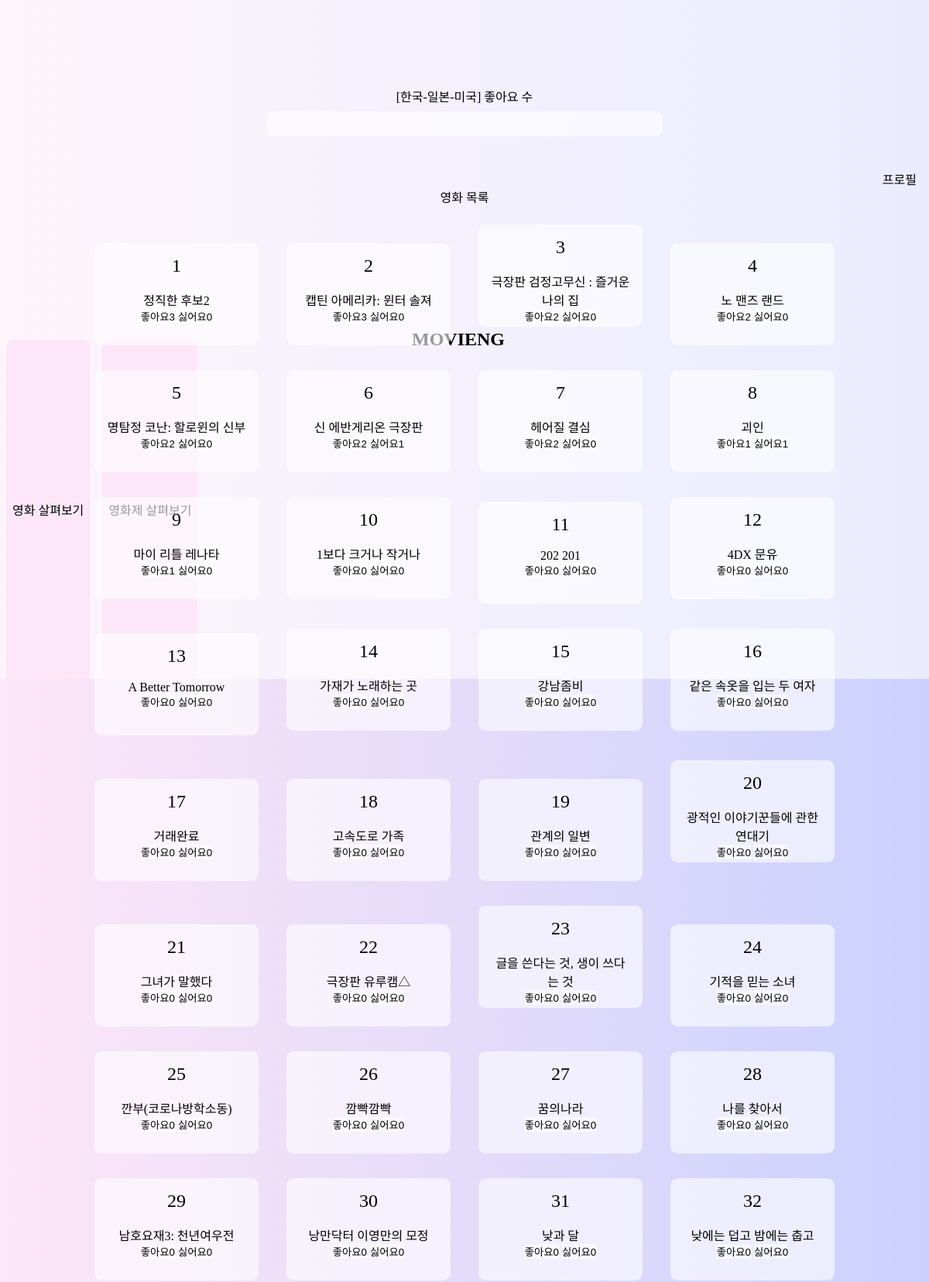
Screenshot of /movie/dislike.php (upper part) with the database file from the repository.
### tables this page shows
CREATE TABLE `movie` (
  `movie_id` int(11) NOT NULL AUTO_INCREMENT,
  `title` varchar(255) NOT NULL,
  `released_date` varchar(4) NOT NULL,
  `nation` varchar(50) NOT NULL,
  `movie_type` varchar(50) NOT NULL,
  `movie_status` varchar(50) NOT NULL,
  `director` varchar(255) NOT NULL,
  `production` varchar(255) NOT NULL,
  `like_count` int(11) NOT NULL DEFAULT 0,
  `dislike_count` int(11) NOT NULL DEFAULT 0,
  PRIMARY KEY (`movie_id`)
);

### movie/dislike.php (called while the page is built, shortened)
<?php
include 'list.php';

### movie/list.php (the view, shortened to what this page needs)
<?php
$mysqli = mysqli_connect("localhost", "team01", "team01", "team01");
if(mysqli_connect_errno()) {
    printf("Connected failed : %s\n",mysqli_connect_error());
    exit();
}
else {
    $sql = "select * from movie order by like_count desc, title";
    $res = mysqli_query($mysqli, $sql);
    $sql2 = "SELECT
    COALESCE(m.nation, 'ALL NATION') AS nation, COALESCE(m.title, 'ALL MOVIE') AS title, COUNT(m.title) like_count
    FROM movie m , good g WHERE m.movie_id = g.movie_id AND nation IN ('한국', '일본', '미국') GROUP BY m.nation DESC, m.title WITH ROLLUP";
    $res2 = mysqli_query($mysqli, $sql2);
}
?>
<!DOCTYPE html>
<html lang="ko">
  <head>
      <link rel="stylesheet" href="./list.css" />
      <link rel="stylesheet" href="./base.css" />
  </head>
  <body>
      <div class="header_container">
        <header>
          <div class="navigator">
            <nav>
              <ul>
                  <li><a href="./list.php">영화 살펴보기</a></li>
                  <li><a href="../festival/list.php">영화제 살펴보기</a></li>
              </ul>
          </nav>
          </div>
          <div class="logo" onclick="location.href='../info/home/home.php';"><h2>MOVIENG</h2></div>
          <div class="profile">
            <nav>
              <a href="../info/mypage/mypage.php">프로필</a>
            </nav>
          </div>
        </header>
      </div>
      <div class="content">
        <div class="genre_like_container">
          <div class="title_genre_container"><span class="title_genre">[한국-일본-미국] 좋아요 수</span></div>
          <?php if($res2) {
            $flag = true;
            $newArray = "dummy";
            while($flag) {
              if($newArray == null) break; ?>
              <div class="content_genre_container">
                <?php while($newArray = mysqli_fetch_array($res2, MYSQLI_ASSOC)) { ?>
                  <div class="rank_container">
                    <span class="nation"><?php $nation = $newArray['nation']; echo $nation;?></span>
                    <span class="movie_title"><?php $title = $newArray['title']; echo $title;?></span>
                    <span class="like_count"><?php $count = $newArray['like_count']; echo $count;?></span>
                  </div>
                  <?php
                  if($newArray['title'] == 'ALL MOVIE') break;
                } ?>
              </div><br>
              <?php if($newArray!=null && $newArray['nation']=='ALL NATION') break;
              }
            } else {
              printf("결과 불러오는 데에 실패 : %s\n", mysqli_error($mysqli));
          }?>
        </div>
        <div class="movie_rank_container">
          <div class="movie_rank_title_container"><span class="movie_rank_title">영화 목록</span></div>
            <?php if($res) {
                            $rank = 0;
                            while($newArray = mysqli_fetch_array($res, MYSQLI_ASSOC)) { ?>
              <div class="movie_container">
                  <span class="movie_rank"><?php $rank++; echo $rank;?></span></br></br>
                  <span class="movie_title" onclick="location.href='./detail.php?movie=<?php $link = $newArray['movie_id']; echo $link ?>';"><?php $title = $newArray['title']; echo $title;?></span></br>
                  <button class="movie_like_btn" onclick="window.location.href='./like.php?movie=<?=$newArray['movie_id']?>'">좋아요<?php $like_count = $newArray['like_count'];?></a><span class="movie_like_cnt"><?php echo $like_count?></span></button>
                  <button class="movie_dislike_btn" onclick="window.location.href='./dislike.php?movie=<?=$newArray['movie_id']?>'">싫어요<?php $dislike_count = $newArray['dislike_count'];?><span class="movie_like_cnt"><?php echo $dislike_count?></span></button></br>
              </div>
            <?php }
                } else {
                    printf("결과 불러오는 데에 실패 : %s\n", mysqli_error($mysqli));
                }?>
        </div>
      </div>
  </body>
</html>

### movie/list.css (style rules this page uses)
.genre_like_container { width: 100%; margin-bottom: 3rem; }
.title_genre_container { margin-bottom: 0.5rem; }
.content_genre_container { width: 40%; margin: auto; padding: 1rem; background: rgba(255, 255, 255, 0.6); border-radius: 0.6rem; display: flex; flex-direction: column; justify-content: space-around; }
.movie_rank_title_container { margin-bottom: 0.5rem; }
.movie_rank_container { width: 100%; max-width : 3000px; margin: auto; }
.movie_rank { font-size: 1.5em; }
.movie_container { width: 15%; height : 100px; display: inline-block; margin: 1rem; padding: 1rem; background: rgba(255, 255, 255, 0.6); border-radius: 0.6rem; }
.movie_like_btn { border: none; background-color: inherit; }
.movie_dislike_btn { border: none; background-color: inherit; }

### movie/base.css (style rules this page uses)
* { padding: 0; margin: 0; }
a { text-decoration: none; color: #000; }
html { width: 100%; height: 100%; display: flex; align-items: center; }
body { width: 100%; height: 100%; display: flex; flex-direction: column; margin: 0 auto; justify-content: center; text-align: center; position: relative; background: linear-gradient(to left, #cbd1fd, #fde6f7); }
.header_container { width: 100%; height: 10%; margin: 0 auto; position: absolute; top: 0; }
header { width: 100%; height: 100%; background-color: rgba(255, 255, 255, 0.6); display: flex; align-items: center; justify-content: space-between; }
.navigator { width: 100%; height: 100%; display: flex; justify-content: space-between; }
.profile { width: 100%; height: 50%; display: flex; justify-content: right; padding-right: 1rem; }
ul { width: 100%; height: 50%; display: flex; flex-direction: row; position: absolute; bottom: 0; justify-content: left; }
header ul > li { font-size: 1rem; margin-inline: 0.5rem; padding-inline: 0.5rem; background-color: #fce6f7; border-radius: 0.6rem 0.6rem 0rem 0rem; display: flex; align-items: center; }
.content { width: 100%; position: absolute; top: 7rem; display: flex; flex-direction: column; }

### rows the page displays
movie: title "정직한 후보2", like_count "3", dislike_count "0"
movie: title "캡틴 아메리카: 윈터 솔져", like_count "3", dislike_count "0"
movie: title "극장판 검정고무신 : 즐거운 나의 집", like_count "2", dislike_count "0"
movie: title "노 맨즈 랜드", like_count "2", dislike_count "0"
movie: title "명탐정 코난: 할로윈의 신부", like_count "2", dislike_count "0"
movie: title "신 에반게리온 극장판", like_count "2", dislike_count "1"
movie: title "헤어질 결심", like_count "2", dislike_count "0"
movie: title "괴인", like_count "1", dislike_count "1"
movie: title "마이 리틀 레나타", like_count "1", dislike_count "0"
movie: title "1보다 크거나 작거나", like_count "0", dislike_count "0"
movie: title "202 201", like_count "0", dislike_count "0"
movie: title "4DX 문유", like_count "0", dislike_count "0"
movie: title "A Better Tomorrow", like_count "0", dislike_count "0"
movie: title "가재가 노래하는 곳", like_count "0", dislike_count "0"
movie: title "강남좀비", like_count "0", dislike_count "0"
movie: title "같은 속옷을 입는 두 여자", like_count "0", dislike_count "0"
movie: title "거래완료", like_count "0", dislike_count "0"
movie: title "고속도로 가족", like_count "0", dislike_count "0"
movie: title "관계의 일변", like_count "0", dislike_count "0"
movie: title "광적인 이야기꾼들에 관한 연대기", like_count "0", dislike_count "0"
movie: title "그녀가 말했다", like_count "0", dislike_count "0"
movie: title "극장판 유루캠△", like_count "0", dislike_count "0"
movie: title "글을 쓴다는 것, 생이 쓰다는 것", like_count "0", dislike_count "0"
movie: title "기적을 믿는 소녀", like_count "0", dislike_count "0"
movie: title "깐부(코로나방학소동)", like_count "0", dislike_count "0"
movie: title "깜빡깜빡", like_count "0", dislike_count "0"
movie: title "꿈의나라", like_count "0", dislike_count "0"
movie: title "나를 찾아서", like_count "0", dislike_count "0"
movie: title "남호요재3: 천년여우전", like_count "0", dislike_count "0"
movie: title "낭만닥터 이영만의 모정", like_count "0", dislike_count "0"
movie: title "낮과 달", like_count "0", dislike_count "0"
movie: title "낮에는 덥고 밤에는 춥고", like_count "0", dislike_count "0"
